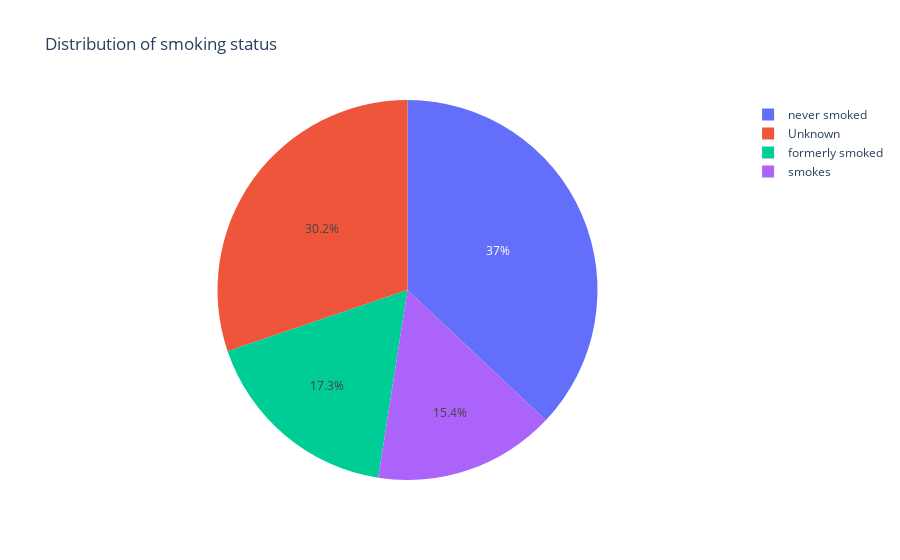

Here is the notebook cell this chart was saved with:
### Code cell
px.pie(labels=smoking_status, values=[x for x in health_care_df['smoking_status'].value_counts()],
       names=['never smoked','Unknown','formerly smoked','smokes'],title='Distribution of smoking status')

### Figure 1 — Plotly figure (JSON) as saved in the notebook; plotly's stock layout.template omitted (floating-point values rounded to 4 significant figures)
{"data": [{"domain": {"x": [0, 1], "y": [0, 1]}, "hovertemplate": "label=%{label}<br>value=%{value}<extra></extra>", "labels": ["never smoked", "Unknown", "formerly smoked", "smokes"], "legendgroup": "", "name": "", "showlegend": true, "type": "pie", "values": [1892, 1544, 885, 789]}], "layout": {"legend": {"tracegroupgap": 0}, "title": {"text": "Distribution of smoking status"}}}
